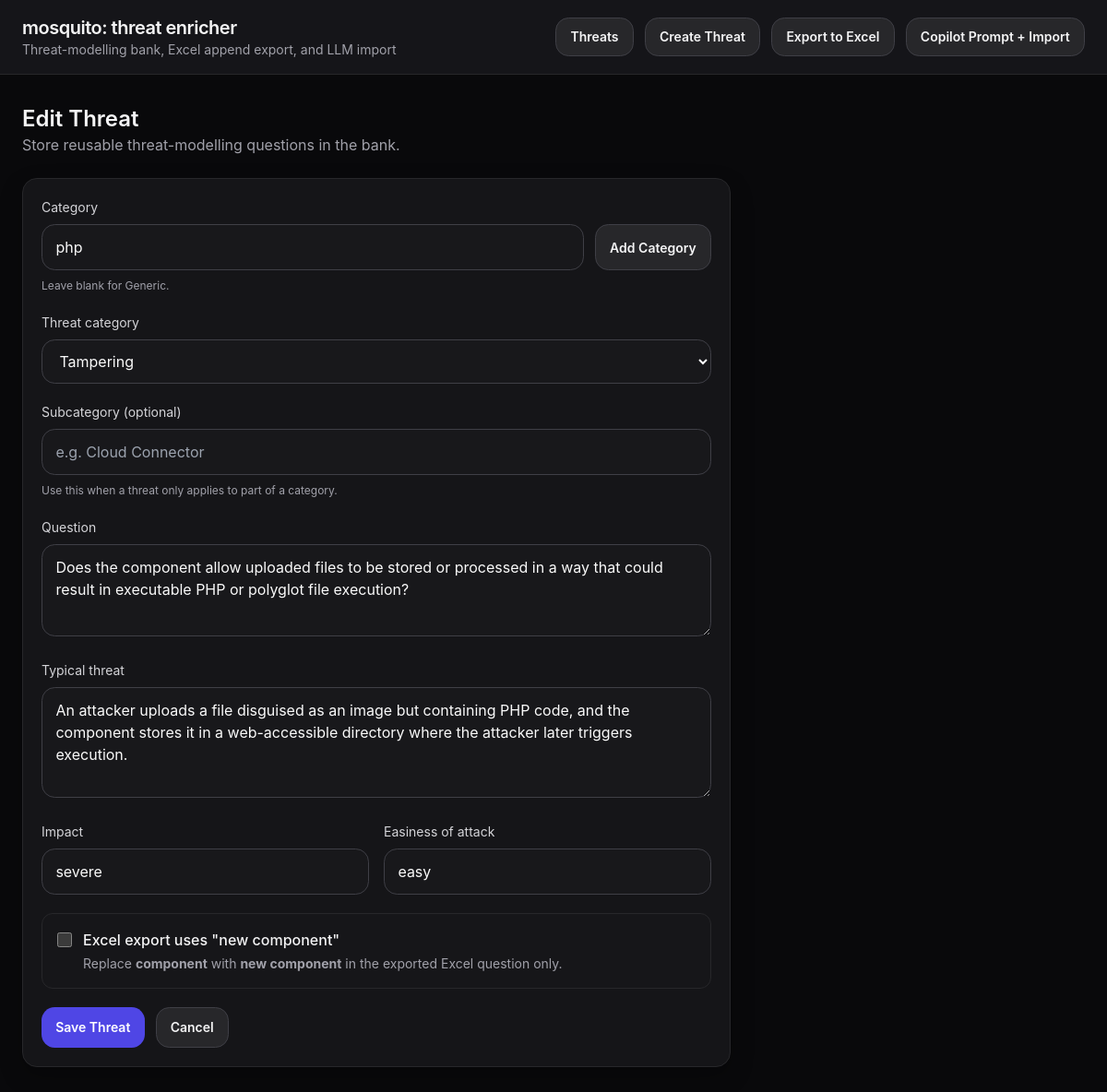
/threats/22/edit, run on the app's committed database.
### app/models.py (models this page shows)
class Threat(Base):
    __tablename__ = "threats"
    id: Mapped[int] = mapped_column(Integer, primary_key=True)
    technology: Mapped[str | None] = mapped_column(String, nullable=True)
    subcategory: Mapped[str | None] = mapped_column(String, nullable=True)
    threat_category: Mapped[str] = mapped_column(String, nullable=False)
    question: Mapped[str] = mapped_column(String, nullable=False)
    typical_threat: Mapped[str] = mapped_column(String, nullable=False)
    impact: Mapped[str] = mapped_column(String, nullable=False)
    easiness_of_attack: Mapped[str] = mapped_column(String, nullable=False)
    export_new_component: Mapped[bool] = mapped_column(nullable=False, default=False)
    created_at: Mapped[datetime] = mapped_column(
        DateTime,
        default=datetime.utcnow,
        nullable=False,
    )
    updated_at: Mapped[datetime] = mapped_column(
        DateTime,
        default=datetime.utcnow,
        onupdate=datetime.utcnow,
        nullable=False,
    )

### app/main.py (the view)
@app.get("/threats/{threat_id}/edit", response_class=HTMLResponse)
def edit_threat_form(threat_id: int, request: Request, db: Session = Depends(get_db)):
    threat = db.get(Threat, threat_id)
    if not threat:
        raise HTTPException(status_code=404, detail="Threat not found")
    return templates.TemplateResponse(
        "edit.html",
        {
            "request": request,
            "page_title": "Edit Threat",
            "action": f"/threats/{threat_id}/edit",
            "form": {
                "technology": threat.technology or "",
                "category": threat.technology or "",
                "subcategory": threat.subcategory or "",
                "threat_category": threat.threat_category,
                "question": threat.question,
                "typical_threat": threat.typical_threat,
                "impact": threat.impact,
                "easiness_of_attack": threat.easiness_of_attack,
                "export_new_component": threat.export_new_component,
            },
            "errors": [],
            "categories": load_category_options(db),
            "stride_categories": STRIDE_CATEGORIES,
        },
    )

### app/templates/edit.html (shortened to what this page needs)
{% extends "base.html" %}
{% block content %}
<div class="max-w-3xl space-y-6">
  <div>
    <h2 class="text-2xl font-semibold">{{ page_title }}</h2>
    <p class="text-zinc-400">Store reusable threat-modelling questions in the bank.</p>
  </div>
  <form method="post" action="{{ action }}" class="card space-y-5">
    <div>
      <label class="label">Category</label>
      <div class="flex gap-3">
        <input
          type="text"
          name="category"
          id="category-input"
          value="{{ form.get('category', '') }}"
          class="input"
          list="category-options"
          placeholder="Select an existing category or add a new one"
          autocomplete="off"
        >
        <button type="button" class="btn-secondary shrink-0" id="open-category-modal">Add Category</button>
      </div>
      <p class="help">Leave blank for Generic.</p>
    </div>
    <div>
      <label class="label">Threat category</label>
      <select name="threat_category" class="input" required>
        {% for value, label in stride_categories.items() %}
          <option value="{{ value }}" {% if form.get('threat_category') == value %}selected{% endif %}>{{ label }}</option>
        {% endfor %}
      </select>
    </div>
    <div>
      <label class="label">Subcategory (optional)</label>
      <input
        type="text"
        name="subcategory"
        value="{{ form.get('subcategory', '') }}"
        class="input"
        placeholder="e.g. Cloud Connector"
      >
      <p class="help">Use this when a threat only applies to part of a category.</p>
    </div>
    <div>
      <label class="label">Question</label>
      <textarea name="question" class="input min-h-[100px]" required>{{ form.get('question', '') }}</textarea>
    </div>
    <div>
      <label class="label">Typical threat</label>
      <textarea name="typical_threat" class="input min-h-[120px]" required>{{ form.get('typical_threat', '') }}</textarea>
    </div>
    <div class="grid md:grid-cols-2 gap-4">
      <div>
        <label class="label">Impact</label>
        <input type="text" name="impact" value="{{ form.get('impact', '') }}" class="input" required>
      </div>
      <div>
        <label class="label">Easiness of attack</label>
        <input type="text" name="easiness_of_attack" value="{{ form.get('easiness_of_attack', '') }}" class="input" required>
      </div>
    </div>
    <div class="rounded-xl border border-zinc-800 p-4 bg-zinc-900/70">
      <label class="flex items-start gap-3 cursor-pointer">
        <input
          type="checkbox"
          name="export_new_component"
          value="true"
          class="mt-1 h-4 w-4"
        >
        <div>
          <div class="font-medium">Excel export uses "new component"</div>
          <p class="text-sm text-zinc-400 mt-1">
            Replace <strong>component</strong> with <strong>new component</strong> in the exported Excel question only.
          </p>
        </div>
      </label>
    </div>
    <div class="flex gap-3">
      <button type="submit" class="btn-primary">Save Threat</button>
      <a href="/" class="btn-secondary">Cancel</a>
    </div>
  </form>
</div>
{% endblock %}

### app/static/styles.css (style rules this page uses)
:root { color-scheme: dark; }
body { font-family: Inter, ui-sans-serif, system-ui, -apple-system, BlinkMacSystemFont, "Segoe UI", sans-serif; }
.card { border-radius: 1rem; border: 1px solid rgb(39 39 42); background: rgba(24, 24, 27, 0.85); padding: 1.25rem; box-shadow: 0 10px 25px rgba(0, 0, 0, 0.25); }
.label { display: block; font-size: 0.875rem; color: rgb(212 212 216); margin-bottom: 0.5rem; }
.help { font-size: 0.75rem; color: rgb(161 161 170); margin-top: 0.5rem; }
.input { width: 100%; background: rgb(24 24 27); color: rgb(250 250 250); border: 1px solid rgb(63 63 70); border-radius: 0.9rem; padding: 0.75rem 0.9rem; }
.btn-primary, .btn-secondary, .btn-danger, .nav-link { display: inline-flex; align-items: center; justify-content: center; border-radius: 0.9rem; padding: 0.65rem 0.95rem; font-size: 0.875rem; font-weight: 600; text-decoration: none; transition: 0.15s ease; }
.btn-primary { background: rgb(79 70 229); color: white; border: none; }
.btn-secondary, .nav-link { background: rgb(39 39 42); color: rgb(244 244 245); border: 1px solid rgb(63 63 70); }

### data on the page
Threat: category "php", threat_category "Tampering", question "Does the component allow uploaded files to be stored or processed in a way that could result in executable PHP or polyglot file execution?", typical_threat "An attacker uploads a file disguised as an image but containing PHP code, and the component stores it in a web-accessible directory where the attacker later triggers execution.", impact "severe", easiness_of_attack "easy"

### other printed values
{{ page_title }} "Edit Threat"
